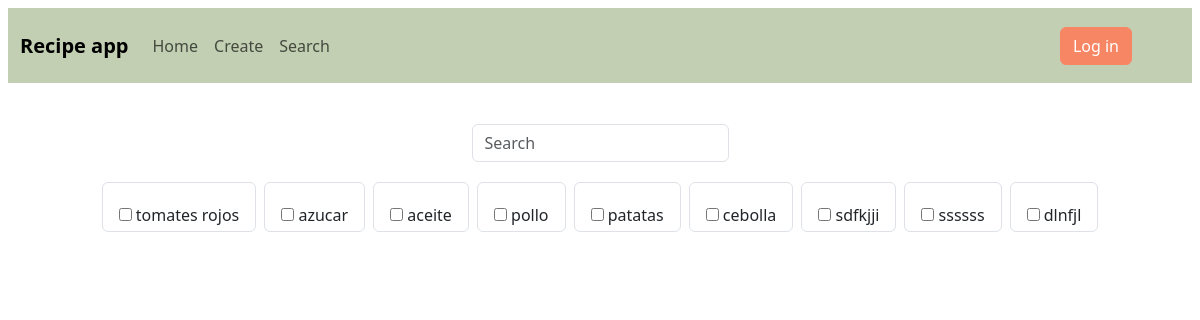
Screenshot of /search with the database file from the repository.
### app/model.py (models this page shows)
class Ingredient(db.Model):
    id = db.Column(db.Integer, primary_key=True)
    name = db.Column(db.String(512))
    qIngredients = db.relationship('QIngredient', back_populates='ingredient')

### app/main.py (the view)
@bp.route("/search", methods= ['GET'])
def search():
    results = []
    query= db.select(model.Ingredient)
    all_ingredients = db.session.execute(query).scalars().all()
    return render_template('search/search.html', results=results, all_ingredients= all_ingredients)

### app/templates/search/search.html (shortened to what this page needs)
{% extends 'base.html' %}
{% block content %}
<div>
  <div class="container d-flex justify-content-center">
    <div class="mt-3 mb-3">
      <input type="text" class="input bordered form-control" placeholder="Search" name="q" id="searchInput">
    </div>
  </div>
  <div class="container d-flex justify-content-center">
    <div class="row row-cols-auto">
    {% for ingredient in all_ingredients %}
      <div class="col border rounded px-3 py-1 align-items-center mx-1 my-1">
        <input class="ingredient-checkbox form-checkbox" type="checkbox" name="ingredient" value="{{ ingredient.id }}">
        <label> {{ ingredient.name }} </label>
      </div>
    {% endfor %}
    </div>
  </div>
  <div id="results" class="container m-5">
      {% include 'search/search_results.html' %}
  </div>
</div>
{% endblock %}

### app/static/styles/style.css (style rules this page uses)
body { color: black; }

### app/static/styles/style1.css (style rules this page uses)
body { font-family: 'Arial', sans-serif; background-color:#fff; color: #333; margin: 0; }

### app/static/styles/user.css (style rules this page uses)
* { padding:0; margin:0; box-sizing: border-box; }

### app/static/styles/recipe_creation.css (style rules this page uses)
*, *::before, *::after { box-sizing: border-box; }
body { font-family: sans-serif; font-size: 100%; color: #222; background-image: url(app/static/styles/images.jpg); background-repeat: no-repeat; background-size: cover; background-position: center; background-color: #f78764ad; padding: 8; margin: 0; box-sizing: border-box; }
.align-items-center { align-items: center!important; }
.d-flex { display: flex!important; }
label, button { display: block; margin-top: 1em; }

### rows the page displays
Ingredient: name "tomates rojos"
Ingredient: name "azucar"
Ingredient: name "aceite"
Ingredient: name "pollo"
Ingredient: name "patatas"
Ingredient: name "cebolla"
Ingredient: name "sdfkjji"
Ingredient: name "ssssss"
Ingredient: name "dlnfjl"
